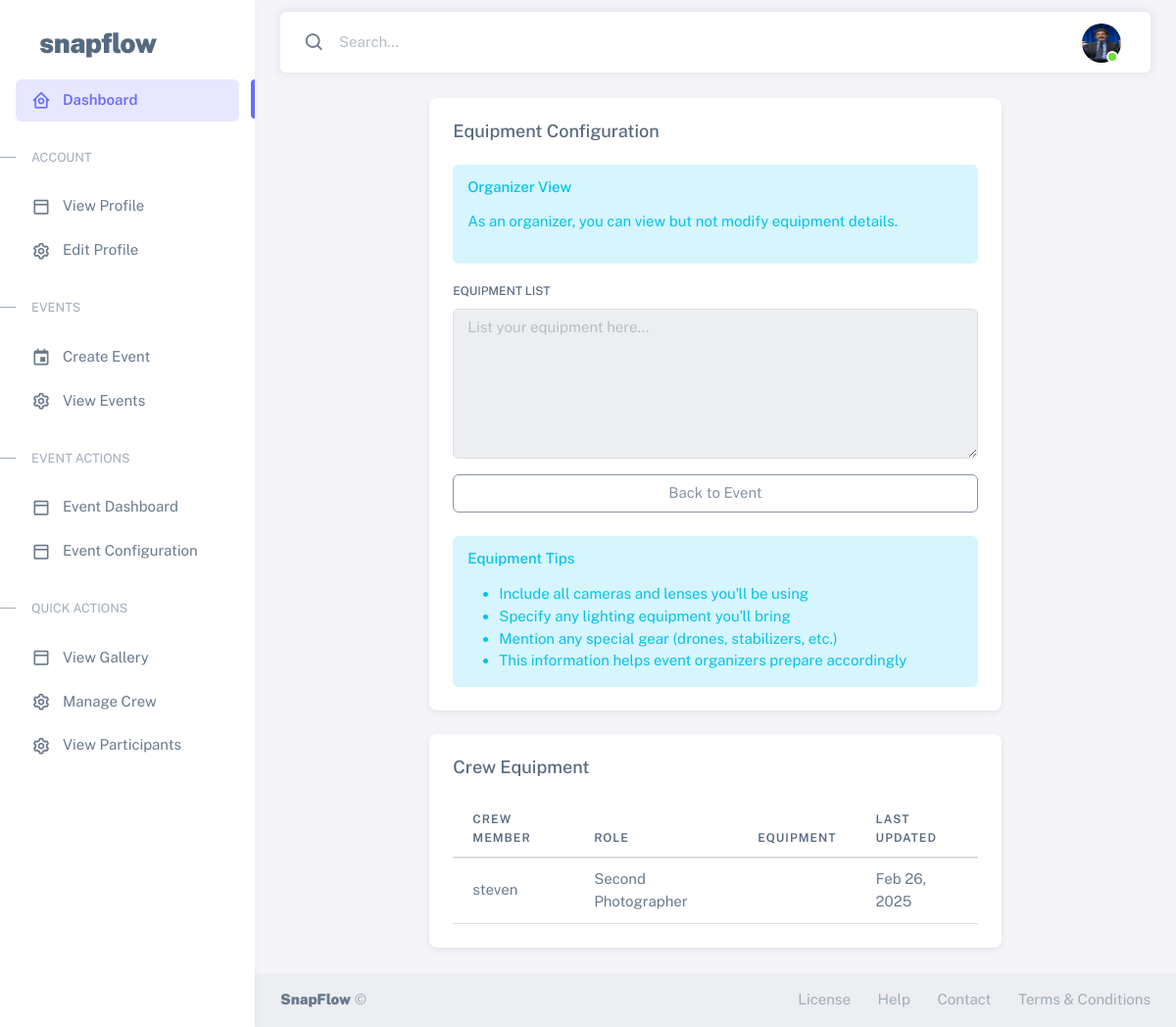
/events/leonard-weds-penny/equipment/ (signed in), run on the app's committed database.
### users/models.py (models this page shows, shortened)
class CustomUser(AbstractUser):
    class Roles(models.TextChoices):
        ORGANIZER = 'ORGANIZER', _('Event Organizer')
        PHOTOGRAPHER = 'PHOTOGRAPHER', _('Photographer')
        PARTICIPANT = 'PARTICIPANT', _('Event Participant')
    class ParticipantTypes(models.TextChoices):
        GUEST = 'GUEST', _('Guest')
        FAMILY = 'FAMILY', _('Family')
        FRIEND = 'FRIEND', _('Friend')
        WINNER = 'WINNER', _('Winner')
        OTHER = 'OTHER', _('Other')
    class PhotographerRoles(models.TextChoices):
        LEAD = 'LEAD', _('Lead Photographer')
        ASSISTANT = 'ASSISTANT', _('Assistant Photographer')
        SECONDARY = 'SECONDARY', _('Secondary Photographer')
    role = models.CharField(
        max_length=20,
        choices=Roles.choices,
        null=True,
        blank=False
    )
    avatar = models.ImageField(
        upload_to='user_avatars/',
        validators=[FileExtensionValidator(['jpg', 'jpeg', 'png'])],
        null=True,
        blank=True
    )
    phone_number = models.CharField(max_length=15, blank=True)
    company_name = models.CharField(max_length=100, blank=True)
    website = models.URLField(blank=True)
    portfolio_url = models.URLField(blank=True)
    photographer_role = models.CharField(
        max_length=20,
        choices=PhotographerRoles.choices,
        blank=True
    )
    watermark = models.ImageField(
        upload_to='photographer_watermarks/',
        validators=[FileExtensionValidator(['png'])],
        null=True,
        blank=True
    )
    participant_type = models.CharField(
        max_length=20,
        choices=ParticipantTypes.choices,
        blank=True
    )
    image_visibility = models.CharField(
        max_length=20,
        choices=[
            ('PUBLIC', 'Public'),
            ('PRIVATE', 'Private'),
            ('EVENT_ONLY', 'Event Only')
        ],
        default='PRIVATE'
    )
    blur_requested = models.BooleanField(default=False)
    remove_requested = models.BooleanField(default=False)
    is_verified = models.BooleanField(default=False)

### events/models.py (models this page shows, shortened)
class EventCrew(models.Model):
    class CrewRoles(models.TextChoices):
        LEAD = 'LEAD', _('Lead Photographer')
        SECOND = 'SECOND', _('Second Photographer')
        ASSISTANT = 'ASSISTANT', _('Assistant')
        VIDEOGRAPHER = 'VIDEO', _('Videographer')
        EDITOR = 'EDITOR', _('Photo Editor')
        OTHER = 'OTHER', _('Other')
    event = models.ForeignKey(Event, on_delete=models.CASCADE, related_name='crew_members')
    member = models.ForeignKey(settings.AUTH_USER_MODEL, on_delete=models.CASCADE)
    role = models.CharField(max_length=20, choices=CrewRoles.choices)
    is_confirmed = models.BooleanField(default=False)
    notes = models.TextField(blank=True)
    equipment = models.TextField(blank=True)
    assigned_area = models.CharField(max_length=100, blank=True)
    created_at = models.DateTimeField(auto_now_add=True)
    updated_at = models.DateTimeField(auto_now=True)
    class Meta:
        unique_together = ['event', 'member']

### events/views.py (the view, shortened to what this page needs)
# urls.py: path('<slug:slug>/equipment/', views.EquipmentConfigurationView.as_view(), name='equipment_config'),  # done
class EquipmentConfigurationView(LoginRequiredMixin, UpdateView):
    model = EventCrew
    template_name = 'events/equipment_config.html'
    fields = ['equipment']
    context_object_name = 'crew'
    def get_object(self):
        event = get_object_or_404(Event, slug=self.kwargs['slug'])
        if event.organizer == self.request.user:
            self.is_organizer = True
            return EventCrew.objects.filter(event=event).first()
    def get(self, request, *args, **kwargs):
        try:
            self.object = self.get_object()
            if self.object is None:
                messages.error(request, "No crew members found for this event.")
                return redirect('events:event_detail', slug=self.kwargs['slug'])
            context = self.get_context_data(object=self.object)
            if hasattr(self, 'is_organizer') and self.is_organizer:
                for field in context['form'].fields.values():
                    field.disabled = True
            return self.render_to_response(context)
        except Http404:
            messages.error(request, "You don't have permission to view this page.")
            return redirect('events:event_detail', slug=self.kwargs['slug'])
    def get_context_data(self, **kwargs):
        context = super().get_context_data(**kwargs)
        event = get_object_or_404(Event, slug=self.kwargs['slug'])
        context['event'] = event
        context['is_organizer'] = event.organizer == self.request.user
        if context['is_organizer']:
            context['all_crew_equipment'] = EventCrew.objects.filter(
                event=event
            ).select_related('member')
        else:
            context['existing_equipment'] = EventCrew.objects.filter(
                member=self.request.user
            ).exclude(
                pk=self.object.pk  # Exclude current one
            ).select_related('event')
        return context

### templates/events/equipment_config.html (shortened to what this page needs)
{% extends "users/db_base.html" %}
{% block add_nav %}
<li class="menu-header small text-uppercase">
    <span class="menu-header-text">Event Actions</span>
  </li>
  <li class="menu-item">
    <a href="{% url 'events:event_dashboard' event.slug %} " class="menu-link">
    <i class="menu-icon tf-icons bx bx-dock-top"></i>
    <div>Event Dashboard</div>
    </a>
  </li>
  <li class="menu-item">
    <a href="{% url 'events:event_setup' event.slug 'privacy' %}" class="menu-link">
    <i class="menu-icon tf-icons bx bx-dock-top"></i>
    <div>Event Configuration</div>
    </a>
  </li>
      <li class="menu-header small text-uppercase">
        <span class="menu-header-text">Quick Actions</span>
      </li>
      <li class="menu-item">
        <a href="{% url 'photos:event_gallery' event.slug %} " class="menu-link">
          <i class="menu-icon tf-icons bx bx-dock-top"></i>
          <div>View Gallery</div>
        </a>
      </li>
      {% if user.role == 'ORGANIZER' %}
      <li class="menu-item">
        <a href="{% url 'events:crew_management' event.slug %}" class="menu-link">
          <i class="menu-icon tf-icons bx bx-cog"></i>
          <div>Manage Crew</div>
        </a>
      </li>
      <li class="menu-item">
        <a href="{% url 'events:event_participants' event.slug %}" class="menu-link">
          <i class="menu-icon tf-icons bx bx-cog"></i>
          <div>View Participants</div>
        </a>
      </li>
      {% endif %}
{% endblock add_nav %}
{% block content %}
<div class="container-xxl flex-grow-1 container-p-y">
    <div class="row justify-content-center">
        <div class="col-md-8">
            <div class="card mb-4">
                <h5 class="card-header">Equipment Configuration</h5>
                <div class="card-body">
                    {% if not is_organizer %}
                    <form method="post">
                        {% csrf_token %}
                        <div class="mb-3">
                            <label for="equipment" class="form-label">Equipment List</label>
                            {{ form.equipment|safe }}
                            <div class="form-text">
                                List your equipment details for this event (cameras, lenses, lighting, etc.)
                            </div>
                        </div>
                        <div class="d-grid gap-2">
                            <button type="submit" class="btn btn-primary">Save Configuration</button>
                            <a href="javascript:history.back()" class="btn btn-outline-secondary">Cancel</a>
                        </div>
                    </form>
                    {% else %}
                    <div class="alert alert-info">
                        <h6 class="alert-heading">Organizer View</h6>
                        <p>As an organizer, you can view but not modify equipment details.</p>
                    </div>
                    <form>
                        <div class="mb-3">
                            <label for="equipment" class="form-label">Equipment List</label>
                            {{ form.equipment|safe }}
                        </div>
                        <div class="d-grid gap-2">
                            <a href="javascript:history.back()" class="btn btn-outline-secondary">Back to Event</a>
                        </div>
                    </form>
                    {% endif %}
                    <div class="alert alert-info mt-4 mb-0">
                        <h6 class="alert-heading">Equipment Tips</h6>
                        <ul class="mb-0">
                            <li>Include all cameras and lenses you'll be using</li>
                            <li>Specify any lighting equipment you'll bring</li>
                            <li>Mention any special gear (drones, stabilizers, etc.)</li>
                            <li>This information helps event organizers prepare accordingly</li>
                        </ul>
                    </div>
                </div>
            </div>
            {% if is_organizer %}
            <div class="card mt-4">
                <h5 class="card-header">Crew Equipment</h5>
                <div class="card-body">
                    <div class="table-responsive">
                        <table class="table table-hover">
                            <thead>
                                <tr>
                                    <th>Crew Member</th>
                                    <th>Role</th>
                                    <th>Equipment</th>
                                    <th>Last Updated</th>
                                </tr>
                            </thead>
                            <tbody>
                                {% for crew in all_crew_equipment %}
                                <tr>
                                    <td>{{ crew.member.get_full_name|default:crew.member.username }}</td>
                                    <td>{{ crew.get_role_display }}</td>
                                    <td>{{ crew.equipment|linebreaksbr }}</td>
                                    <td>{{ crew.updated_at|date:"M d, Y" }}</td>
                                </tr>
                                {% empty %}
                                <tr>
                                    <td colspan="4" class="text-center">No crew members have added equipment details yet.</td>
                                </tr>
                                {% endfor %}
                            </tbody>
                        </table>
                    </div>
                </div>
            </div>
            {% endif %}
        </div>
    </div>
</div>
{% endblock %}

### templates/users/db_base.html (shortened to what this page needs)
{% load static %}
<!DOCTYPE html>
<html
  lang="en"
  class="light-style layout-menu-fixed"
  dir="ltr"
  data-theme="theme-default"
  data-assets-path="{% static 'users/assets/' %}"
  data-template="vertical-menu-template-free"
>
  <head>
    <link rel="stylesheet" href="{% static 'users/assets/vendor/fonts/boxicons.css' %}" />
    <link rel="stylesheet" href="{% static 'users/assets/vendor/css/core.css' %}" class="template-customizer-core-css" />
    <link rel="stylesheet" href="{% static 'users/assets/vendor/css/theme-default.css' %}" class="template-customizer-theme-css" />
    <link rel="stylesheet" href="{% static 'users/assets/css/demo.css' %}" />
    <link rel="stylesheet" href="https://cdn.jsdelivr.net/npm/bootstrap-icons/font/bootstrap-icons.css">
    <link rel="stylesheet" href="{% static 'users/assets/vendor/libs/perfect-scrollbar/perfect-scrollbar.css' %}" />
    <link rel="stylesheet" href="{% static 'users/assets/vendor/libs/apex-charts/apex-charts.css' %}" />
  </head>
  <body>
    <div class="layout-wrapper layout-content-navbar">
      <div class="layout-container">
<aside id="layout-menu" class="layout-menu menu-vertical menu bg-menu-theme">
    <div class="app-brand demo">
      <a href="{% url 'home:landing' %}" class="app-brand-link">
        <span class="app-brand-text demo menu-text fw-bolder ms-2">SnapFlow</span>
      </a>
    </div>
    <ul class="menu-inner py-1">
      <li class="menu-item active">
        <a href="{% url 'users:dashboard' %}" class="menu-link">
          <i class="menu-icon tf-icons bx bx-home-circle"></i>
          <div data-i18n="Analytics">Dashboard</div>
        </a>
      </li>
      <li class="menu-header small text-uppercase">
        <span class="menu-header-text">Account</span>
      </li>
      <li class="menu-item">
        <a href="{% url 'users:profile' %}" class="menu-link">
          <i class="menu-icon tf-icons bx bx-dock-top"></i>
          <div>View Profile</div>
        </a>
      </li>
      <li class="menu-item">
        <a href="{% url 'users:profile_update' %}" class="menu-link">
          <i class="menu-icon tf-icons bx bx-cog"></i>
          <div>Edit Profile</div>
        </a>
      </li>
      <li class="menu-header small text-uppercase">
        <span class="menu-header-text">Events</span>
      </li>
      {% if user.role == 'ORGANIZER' %}
        <li class="menu-item">
          <a href="{% url 'events:event_create' %}" class="menu-link">
            <i class="menu-icon tf-icons bx bx-calendar-event"></i>
            <div>Create Event</div>
          </a>
        </li>
        <li class="menu-item">
          <a href="{% url 'events:event_list' %}" class="menu-link">
            <i class="menu-icon tf-icons bx bx-cog"></i>
            <div>View Events</div>
          </a>
        </li>
      {% endif %}
      {% block add_nav %}{% endblock add_nav %}
    </ul>
  </aside>
        <div class="layout-page">
          <nav
            class="layout-navbar container-xxl navbar navbar-expand-xl navbar-detached align-items-center bg-navbar-theme"
            id="layout-navbar"
          >
            <div class="navbar-nav-right d-flex align-items-center" id="navbar-collapse">
              <div class="navbar-nav align-items-center">
                <div class="nav-item d-flex align-items-center">
                  <i class="bx bx-search fs-4 lh-0"></i>
                  <input
                    type="text"
                    class="form-control border-0 shadow-none"
                    placeholder="Search..."
                    aria-label="Search..."
                  />
                </div>
              </div>
              <ul class="navbar-nav flex-row align-items-center ms-auto">
                <li class="nav-item navbar-dropdown dropdown-user dropdown">
                  <a class="nav-link dropdown-toggle hide-arrow" href="javascript:void(0);" data-bs-toggle="dropdown">
                    <div class="avatar avatar-online">
                      <img src="{{ user.avatar.url }}" alt class="w-px-40 h-px-40 rounded-circle object-fit-cover" />
                    </div>
                  </a>
                </li>
              </ul>
            </div>
          </nav>
        {% block content %}{% endblock content %}
              <section id="basic-footer">
                <footer class="footer bg-light">
                  <div
                    class="container-fluid d-flex flex-md-row flex-column justify-content-between align-items-md-center gap-1 container-p-x py-3"
                  >
                    <div>
                      <a
                        href="https://themeselection.com/demo/sneat-bootstrap-html-admin-template/landing/"
                        target="_blank"
                        class="footer-text fw-bolder"
                        >SnapFlow</a
                      >
                      ©
                    </div>
                    <div>
                      <a href="{% url 'home:maintanance' %}" class="footer-link me-4" target="_blank">License</a>
                      <a href="{% url 'home:maintanance' %}" class="footer-link me-4">Help</a>
                      <a href="{% url 'home:maintanance' %}" class="footer-link me-4">Contact</a>
                      <a href="{% url 'home:maintanance' %}" class="footer-link">Terms &amp; Conditions</a>
                    </div>
                  </div>
                </footer>
              </section>
          </div>
        </div>
      </div>
  </body>
</html>

### static/users/assets/css/demo.css (style rules this page uses)
.menu .app-brand.demo { height: 64px; margin-top: 12px; }
.app-brand-text.demo { font-size: 1.75rem; letter-spacing: -0.5px; text-transform: lowercase; }

### data on the page
CustomUser: avatar (picture)
EventCrew: member.get_full_name "steven", role "Second Photographer", updated_at "Feb 26, 2025"
